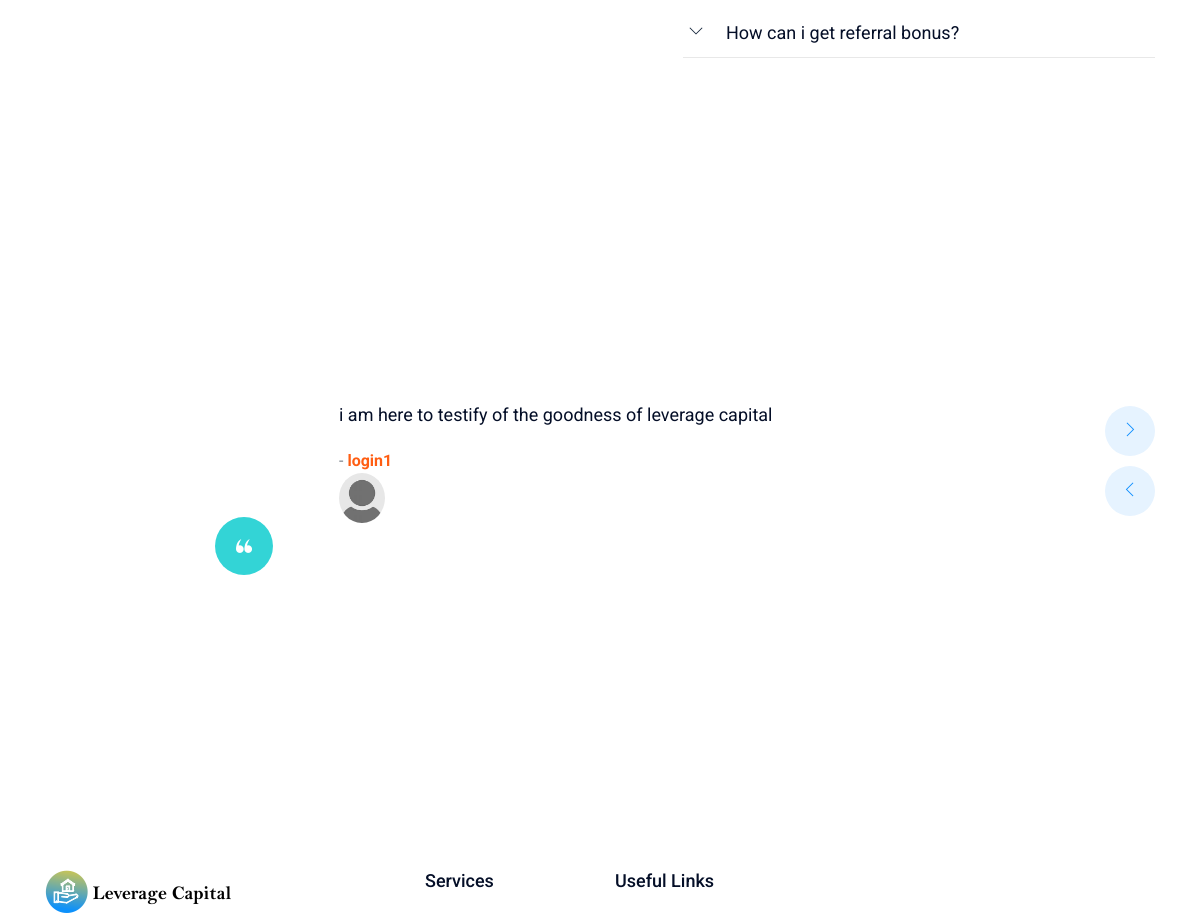
The app's page / (middle part), older data.
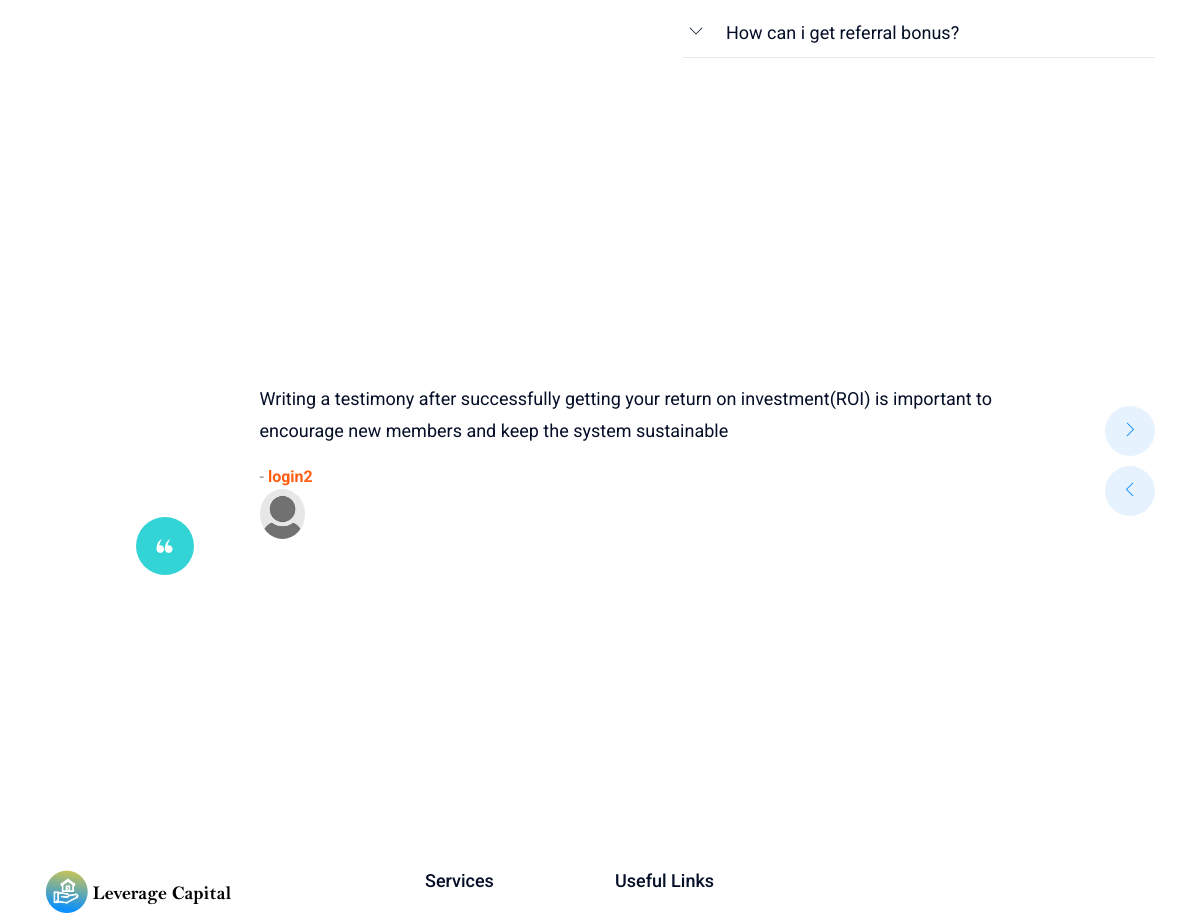
The same page, newer data.
### testimony/models.py (models this page shows, shortened)
class Testimony(models.Model):
    user = models.ForeignKey(User, on_delete=models.CASCADE, null=True, blank=True)
    name = models.CharField(max_length=300, null=True, blank=True)
    profile = models.ForeignKey(Profile, on_delete=models.CASCADE, null=True, blank=True)
    content = models.TextField(null=True, blank=True)
    time = models.DateTimeField(auto_now_add=False, null=True, blank=True)
    class Meta:
        verbose_name_plural = 'Testimonies'

### authentication/models.py (models this page shows, shortened)
class Profile(models.Model):
    user = models.ForeignKey(User, on_delete=models.CASCADE, null=True, blank=True)
    phone = models.CharField( max_length=20, blank=True, null=True)
    profile_pic = models.ImageField(default='uploads/profile_pic/default_pic.jpg', upload_to="uploads/profile_pic", blank=True, null=True)
    account_name = models.CharField(max_length=300, blank=True, null=True)
    account_number= models.CharField(max_length=100, blank=True, null=True)
    bank = models.CharField(max_length=300, blank=True, null=True)
    bitcoin_wallet = models.CharField(max_length=300, blank=True, null=True)
    is_referred = models.BooleanField(default=False, null=True, blank=True)
    has_referred = models.IntegerField(default=0, blank=True, null=True)
    referral_balance = models.IntegerField(default=0, blank=True, null=True)
    referred_active = models.IntegerField(default=0, blank=True, null=True)#number to determine wether withdraw button will be active
    referral_code = models.CharField(max_length=100, null=True, blank=True)
    has_withdrawn = models.BooleanField(default=False, null=True, blank=True)#once this is True, the withdraw field becomes readonly
    mode_of_receiving = models.IntegerField(default=1, null=True, blank=True)

### capital/views.py (the view)
# urls.py: path('', homePage, name="home-page" ),
def homePage(request):
    content = Testimony.objects.all().order_by("-time")[:6]
    contex = {
        'content':content
    }
    return render(request, 'index.html', contex)

### templates/index.html (shortened to what this page needs)
{%extends 'layout/base.html'%}
{%load static%}
{%block content%}
    <div class="accordion_area">
        <div class="container">
            <div class="row justify-content-end">
                <div class="col-lg-6">
                    <div class="faq_ask pl-68">
                            <div id="accordion">
                                    <div class="card wow fadeInUp" data-wow-duration="1.3s" data-wow-delay=".5s">
                                        <div class="card-header" id="headingThree">
                                            <h5 class="mb-0">
                                                <button class="btn btn-link collapsed" data-toggle="collapse" data-target="#collapseThree" aria-expanded="false" aria-controls="collapseThree">
                                                    How can i get referral bonus?
                                                </button>
                                            </h5>
                                        </div>
                                </div>
                    </div>
                </div>
            </div>
        </div>
    </div>
    <div class="testimonial_area  ">
        <div class="container">
            <div class="row">
                <div class="col-xl-12">
                    <div class="testmonial_active owl-carousel">
                        {% for testimony in content%}
                        <div class="single_carousel">
                            <div class="row">
                                <div class="col-lg-11">
                                    <div class="single_testmonial d-flex align-items-center">
                                        <div class="thumb">
                                            <div class="quote_icon">
                                                <i class="Flaticon flaticon-quote"></i>
                                            </div>
                                        </div>
                                        <div class="info">
                                            <p>{{testimony.content}}</p>
                                            <span>- <b>{{testimony.user.username}}</b></span><img src="{{testimony.profile.profile_pic.url}}" alt="" height='50px' width='50px' style="border-radius:50%;">
                                        </div>
                                    </div>
                                </div>
                            </div>
                        </div>
                        {%endfor%}
                    </div>
                </div>
            </div>
        </div>
    </div>
{%endblock%}

### templates/layout/base.html (shortened to what this page needs)
{%load static%}
<!doctype html>
<html class="no-js" lang="zxx">
<head>
    <link rel="stylesheet" href="{% static 'css/bootstrap.min.css' %}">
    <link rel="stylesheet" href="{% static 'css/owl.carousel.min.css' %}">
    <link rel="stylesheet" href="{% static 'css/font-awesome.min.css' %}">
    <link rel="stylesheet" href="{% static 'css/themify-icons.css' %}">
    <link rel="stylesheet" href="{% static 'css/animate.min.css' %}">
    <link rel="stylesheet" href="{% static 'css/slicknav.css' %}">
    <link rel="stylesheet" href="{%static 'css/style.css' %}">
    <link rel="stylesheet" href="{%static 'css/myapp.css' %}">
    <link rel="stylesheet" type="text/css" href="https://cdn.jsdelivr.net/npm/cookieconsent@3/build/cookieconsent.min.css"/>
</head>
<body onload="myFunction()">
<div id="app" style="display:none;" class="animate-bottom">
    {%block content%}
    {%endblock%}
    {%include 'layout/footer.html'%}
</div>
</body>
</html>

### templates/layout/footer.html (shortened to what this page needs)
{%load static%}
<footer class="footer">
    <div class="footer_top">
        <div class="container">
            <div class="row">
                <div class="col-xl-4 col-md-6 col-lg-3">
                    <div class="footer_widget wow fadeInUp" data-wow-duration="1s" data-wow-delay=".3s">
                        <div class="footer_logo">
                            <a href="#">
                                <img src="{% static 'img/logofooter.png' %}" alt="">
                            </a>
                        </div>
                    </div>
                </div>
                <div class="col-xl-2 col-md-6 col-lg-3">
                    <div class="footer_widget wow fadeInUp" data-wow-duration="1.1s" data-wow-delay=".4s">
                        <h3 class="footer_title">
                            Services
                        </h3>
                    </div>
                </div>
                <div class="col-xl-2 col-md-6 col-lg-2">
                    <div class="footer_widget wow fadeInUp" data-wow-duration="1.2s" data-wow-delay=".5s">
                        <h3 class="footer_title">
                            Useful Links
                        </h3>
                    </div>
                </div>
            </div>
        </div>
    </div>
</footer>

### templates/layout/scripts.html (shortened to what this page needs)
{%load static%}

### static/css/myapp.css (style rules this page uses)
[class^="flaticon-"]:before, [class*=" flaticon-"]:before, [class^="flaticon-"]:after, [class*=" flaticon-"]:after { font-family: Flaticon; font-style: normal; }
.flaticon-quote:before { content: "\f100"; }
.animate-bottom { position: relative; -webkit-animation-name: animatebottom; -webkit-animation-duration: 1s; animation-name: animatebottom; animation-duration: 1s }
#app { display: none; }

Row changes from the older to the newer data that the page shows:
no longer on this page (row unchanged): Testimony: content "i am here to testify of the goodness of leverage capital", user.username "login1", profile.profile_pic (placeholder picture)
added Testimony: content "Writing a testimony after successfully getting your return on investment(ROI) is important to encourage new members and keep the system sustainable", user.username "login2", profile.profile_pic (placeholder picture)
